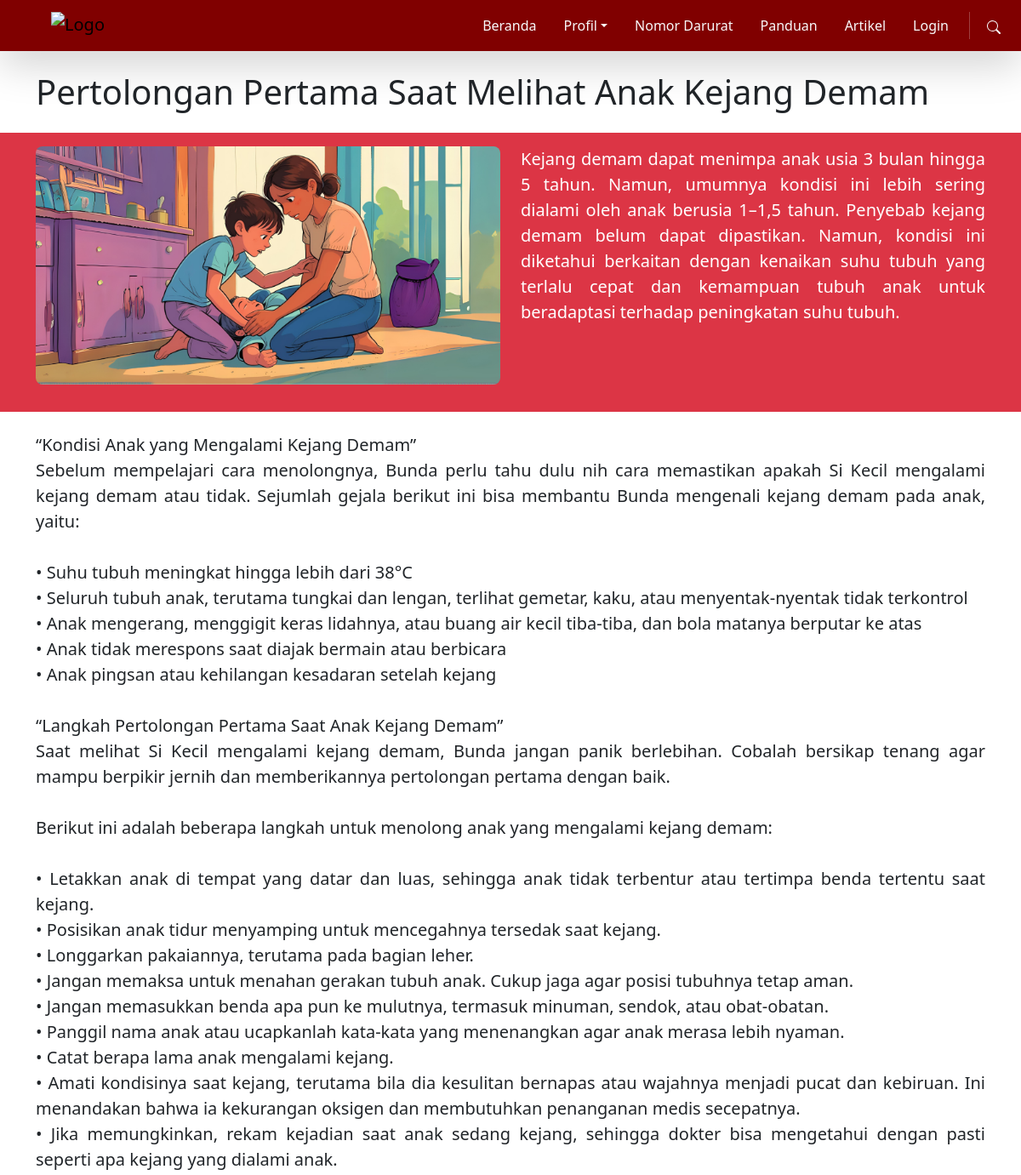
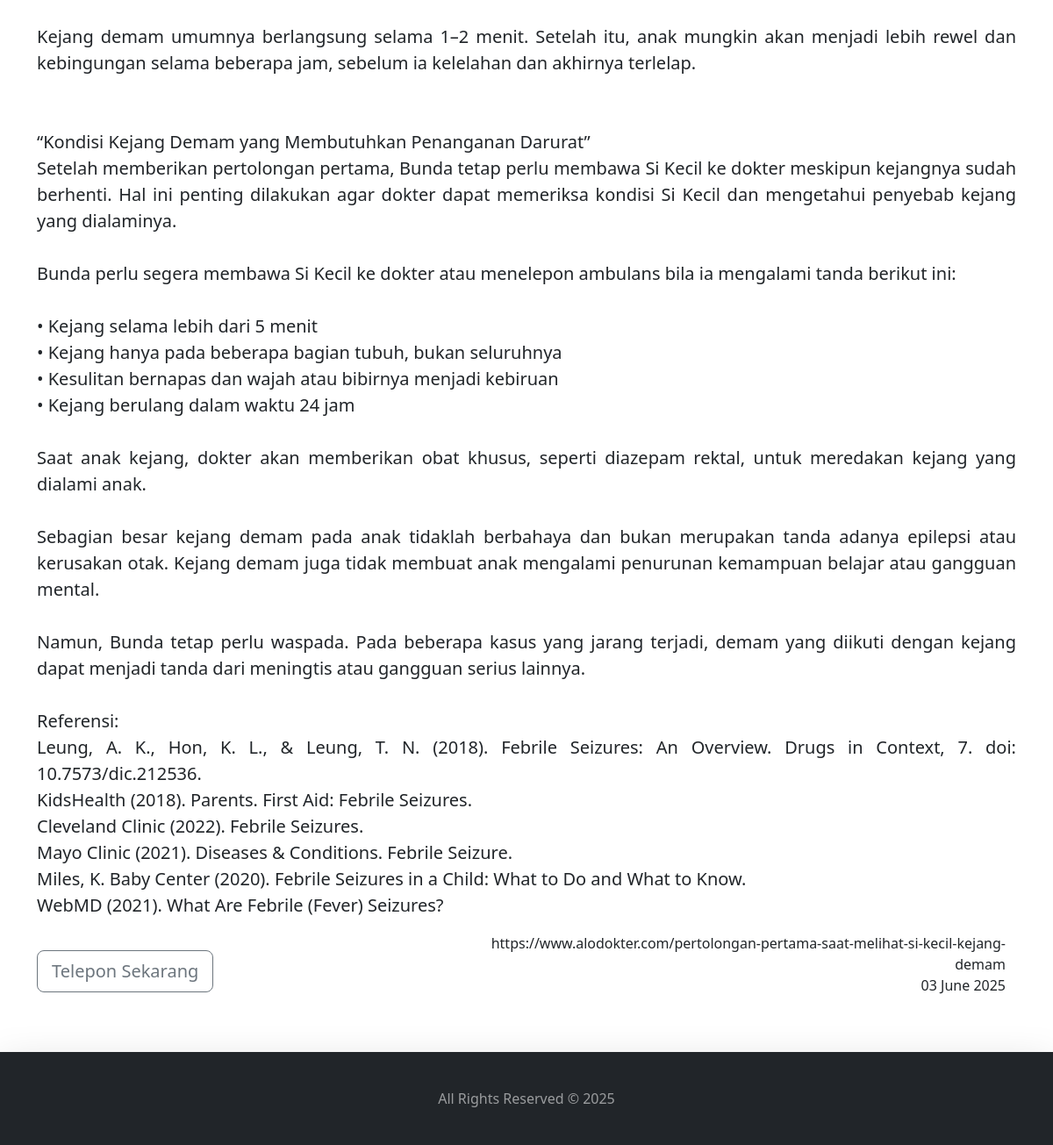
Page /admin-page/page/guide/guide.php?id=28 on the committed database (2 pictures, top to bottom).
### tables this page shows
CREATE TABLE `guide` (
  `id` int(11) NOT NULL,
  `title` varchar(255) NOT NULL,
  `content` text NOT NULL,
  `content2` text NOT NULL,
  `image` varchar(255) NOT NULL,
  `date` datetime NOT NULL DEFAULT current_timestamp(),
  `source` text NOT NULL,
  `label` varchar(255) NOT NULL,
  `views` int(255) NOT NULL
);

### admin-page/page/guide/guide.php (the view, shortened to what this page needs)
<?php
include '../../connection.php';
if (isset($_GET['id']) && is_numeric($_GET['id'])) {
    $postId = intval($_GET['id']);
    $updateViews = "UPDATE guide SET views = views + 1 WHERE id = $postId";
    mysqli_query($connect, $updateViews);
} else {
    echo "ID tidak valid.";
    exit;
}
$id = intval($_GET['id']);
$query = "SELECT * FROM guide WHERE id = $id";
$result = mysqli_query($connect, $query);
$data = mysqli_fetch_assoc($result);
?>
<!DOCTYPE html>
<html lang="en">
<head>
    <link href="https://cdn.jsdelivr.net/npm/bootstrap@5.3.6/dist/css/bootstrap.min.css" rel="stylesheet"
 />
</head>
<body>
    <section class="navbar">
        <nav
            class="navbar navbar-expand-lg navbar-light shadow-lg fixed-top" style="background-color: maroon;">
            <div class="container-fluid">
                <a class="navbar-brand" href="../../../index.php">
                    <img
                        src="../../../img/4rev.png"
                        alt="Logo"
                        width="100"
                        height="33"
                        class="d-inline-block align-text-top ms-5" />
                </a>
                <div class="collapse navbar-collapse" id="navbarNavAltMarkup">
                    <ul class="navbar-nav ms-auto">
                        <li class="nav-item mx-1">
                            <a class="nav-link nav-btn text-light" href="../../../index.php">Beranda</a>
                        </li>
                        <div class="dropdown">
                            <li class="nav-item mx-1">
                                <a class="nav-link nav-btn btn dropdown-toggle text-light" href="#" role="button" data-bs-toggle="dropdown" aria-expanded="false">Profil</a>
                            </li>
                        </div>
                        <li class="nav-item mx-1">
                            <a class="nav-link nav-btn text-light" href="../../../page/emergencyNumber.php">Nomor Darurat</a>
                        </li>
                        <li class="nav-item mx-1">
                            <a class="nav-link nav-btn text-light" href="../../../page/guidePostList.php">Panduan</a>
                        </li>
                        <li class="nav-item mx-1">
                            <a class="nav-link nav-btn text-light" href="../../../index.php#posts">Artikel</a>
                        </li>
                        <li class="nav-item mx-1">
                            <a class="nav-link nav-btn text-light" href="../../login.php">Login</a>
                        </li>
                        <li class="nav-item py-2 py-lg-1 col-12 col-lg-auto">
                        </li>
                        <li class="nav-item mx-1">
                            <a class="nav-link text-light" data-bs-toggle="modal" href="#searchModal" role="button" aria-expanded="false" aria-controls="collapseExample"><svg
                                    xmlns="http://www.w3.org/2000/svg"
                                    width="16"
                                    height="16"
                                    fill="currentColor"
                                    class="bi bi-search"
                                    viewBox="0 0 16 16">
                                    <path
                                        d="M11.742 10.344a6.5 6.5 0 1 0-1.397 1.398h-.001q.044.06.098.115l3.85 3.85a1 1 0 0 0 1.415-1.414l-3.85-3.85a1 1 0 0 0-.115-.1zM12 6.5a5.5 5.5 0 1 1-11 0 5.5 5.5 0 0 1 11 0"></path>
                                </svg>
                            </a>
                        </li>
                    </ul>
                </div>
            </div>
        </nav>
    </section>
    <section class="mt-3">
        <div class="container pt-1 mb-4">
            <h1 class="text-start mt-5"><?= htmlspecialchars($data['title']) ?></h1>
        </div>
    </section>
    <section class="bg-danger text-white mb-4">
        <div class=" container pt-3 pb-3">
            <div class="row">
                <div class="col-md-6 d-flex justify-content-center align-items-center">
                    <img src="../../../Img-panduan/<?= htmlspecialchars($data['image']) ?>" class="content-image img-fluid rounded-3 mb-3" style="height: 280px; width: min-content;" />
                </div>
                <div class="col-md-6">
                    <p class="lead text-break-word text-justify" style="text-align: justify;">
                        <?= nl2br(htmlspecialchars($data['content'])) ?>
                    </p>
                </div>
            </div>
        </div>
    </section>
    <section>
        <div class="container">
            <div class="row">
                <div class="col-md-12">
                    <p class="lead text-break-word text-justify" style="text-align: justify;">
                        <?= nl2br(htmlspecialchars($data['content2'])) ?>
                    </p>
                </div>
                <div class="col-md-5 d-flex align-items-center">
                    <?php
                    $numberQuery = "
                        SELECT n.number
                        FROM guide g
                        JOIN number n ON g.label = n.agency
                        WHERE g.id = $id
                        LIMIT 1
                    ";
                    $numberResult = mysqli_query($connect, $numberQuery);
                    $numberRow = mysqli_fetch_assoc($numberResult);
                    $phoneNumber = $numberRow ? $numberRow['number'] : '';
                    ?>
                    <?php if ($phoneNumber): ?>
                        <a class="btn btn-outline-secondary btn-lg" href="tel:<?= htmlspecialchars($phoneNumber) ?>">
                            Telepon Sekarang
                        </a>
                    <?php else: ?>
                        <button class="btn btn-outline-secondary btn-lg" disabled>
                            Nomor tidak tersedia
                        </button>
                    <?php endif; ?>
                </div>
                <div class="col-md-7">
                    <div class="container">
                        <p class="text-end">
                            <?= htmlspecialchars($data['source']) ?><br>
                            <?= date('d F Y', strtotime($data['date'])) ?><br>
                        </p>
                    </div>
                </div>
            </div>
        </div>
    </section>
    <section id="footer" class="mt-5">
        <div>
            <nav class="navbar bg-dark navbar-dark shadow-lg navbar-expand">
                <div class="container-fluid justify-content-center">
                    <span class="navbar-text" style="margin: 25px">
                        All Rights Reserved © 2025
                    </span>
                </div>
            </nav>
        </div>
    </section>
</body>
</html>

### admin-page/page/guide/guide.php (style rules this page uses)
.content-image { width: 100%; max-height: 400px; object-fit: cover; border-radius: 0.5rem; }
.nav-btn { transition: background 0.2s, color 0.2s; border-radius: 0.375rem; padding: 0.5rem 1rem; margin: 0 0.25rem; display: inline-block; }

### rows in the picture
guide: title "Pertolongan Pertama Saat Melihat Anak Kejang Demam", image (picture), content "Kejang demam dapat menimpa anak usia 3 bulan hingga 5 tahun. Namun, umumnya kondisi ini lebih sering dialami oleh anak berusia 1–1,5 tahun. Penyebab kejang demam belum dapat dipastikan. Namun, kondisi ini diketahui berkaitan dengan kenaikan suhu tubuh yang terlalu cepat dan kemampuan tubuh anak untuk beradaptasi terhadap peningkatan suhu tubuh.", content2 "“Kondisi Anak yang Mengalami Kejang Demam” Sebelum mempelajari cara menolongnya, Bunda perlu tahu dulu nih cara memastikan apakah Si Kecil mengalami kejang demam atau tidak. Sejumlah gejala berikut ini bisa membantu Bunda mengenali kejang demam pada anak, yaitu: • Suhu tubuh meningkat hingga lebih dari 38°C • Seluruh tubuh anak, terutama tungkai dan lengan, terlihat gemetar, kaku, atau menyentak-nyentak tidak terkontrol • Anak mengerang, menggigit keras lidahnya, atau buang air kecil tiba-tiba, dan bola matanya berputar ke atas • Anak tidak merespons saat diajak bermain atau berbicara • Anak pingsan atau kehilangan kesadaran setelah kejang “Langkah Pertolongan Pertama Saat Anak Kejang…", source "https://www.alodokter.com/pertolongan-pertama-saat-melihat-si-kecil-kejang-demam", date "03 June 2025"
